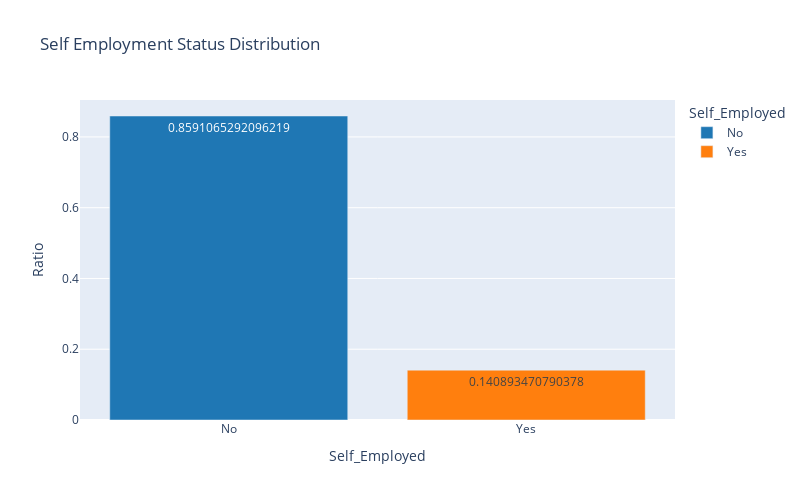

This figure's notebook cell:
### Markdown cell above
# Self Employment Status Distribution

### Code cell
self_employed_counts = train['Self_Employed'].value_counts(normalize=True).reset_index()
self_employed_counts.columns = ['Self_Employed', 'Percentage']

fig = px.bar(self_employed_counts,
             x='Self_Employed',
             y='Percentage',
             text='Percentage',
             labels={'Percentage': 'Ratio'},
             color='Self_Employed',
             color_discrete_sequence=['#1f77b4', '#ff7f0e'],  
             title='Self Employment Status Distribution',
             hover_data={'Percentage': ':.2%'},
             width=800, height=500)
fig.show()

### Figure 1 — Plotly figure (JSON) as saved in the notebook; plotly's stock layout.template omitted (floating-point values rounded to 4 significant figures)
{"data": [{"alignmentgroup": "True", "hovertemplate": "Self_Employed=%{x}<br>Ratio=%{text:.2%}<extra></extra>", "legendgroup": "No", "marker": {"color": "#1f77b4", "pattern": {"shape": ""}}, "name": "No", "offsetgroup": "No", "orientation": "v", "showlegend": true, "text": [0.8591], "textposition": "auto", "type": "bar", "x": ["No"], "xaxis": "x", "y": [0.8591], "yaxis": "y"}, {"alignmentgroup": "True", "hovertemplate": "Self_Employed=%{x}<br>Ratio=%{text:.2%}<extra></extra>", "legendgroup": "Yes", "marker": {"color": "#ff7f0e", "pattern": {"shape": ""}}, "name": "Yes", "offsetgroup": "Yes", "orientation": "v", "showlegend": true, "text": [0.1409], "textposition": "auto", "type": "bar", "x": ["Yes"], "xaxis": "x", "y": [0.1409], "yaxis": "y"}], "layout": {"barmode": "relative", "height": 500, "legend": {"title": {"text": "Self_Employed"}, "tracegroupgap": 0}, "title": {"text": "Self Employment Status Distribution"}, "width": 800, "xaxis": {"anchor": "y", "categoryarray": ["No", "Yes"], "categoryorder": "array", "domain": [0, 1], "title": {"text": "Self_Employed"}}, "yaxis": {"anchor": "x", "domain": [0, 1], "title": {"text": "Ratio"}}}}
